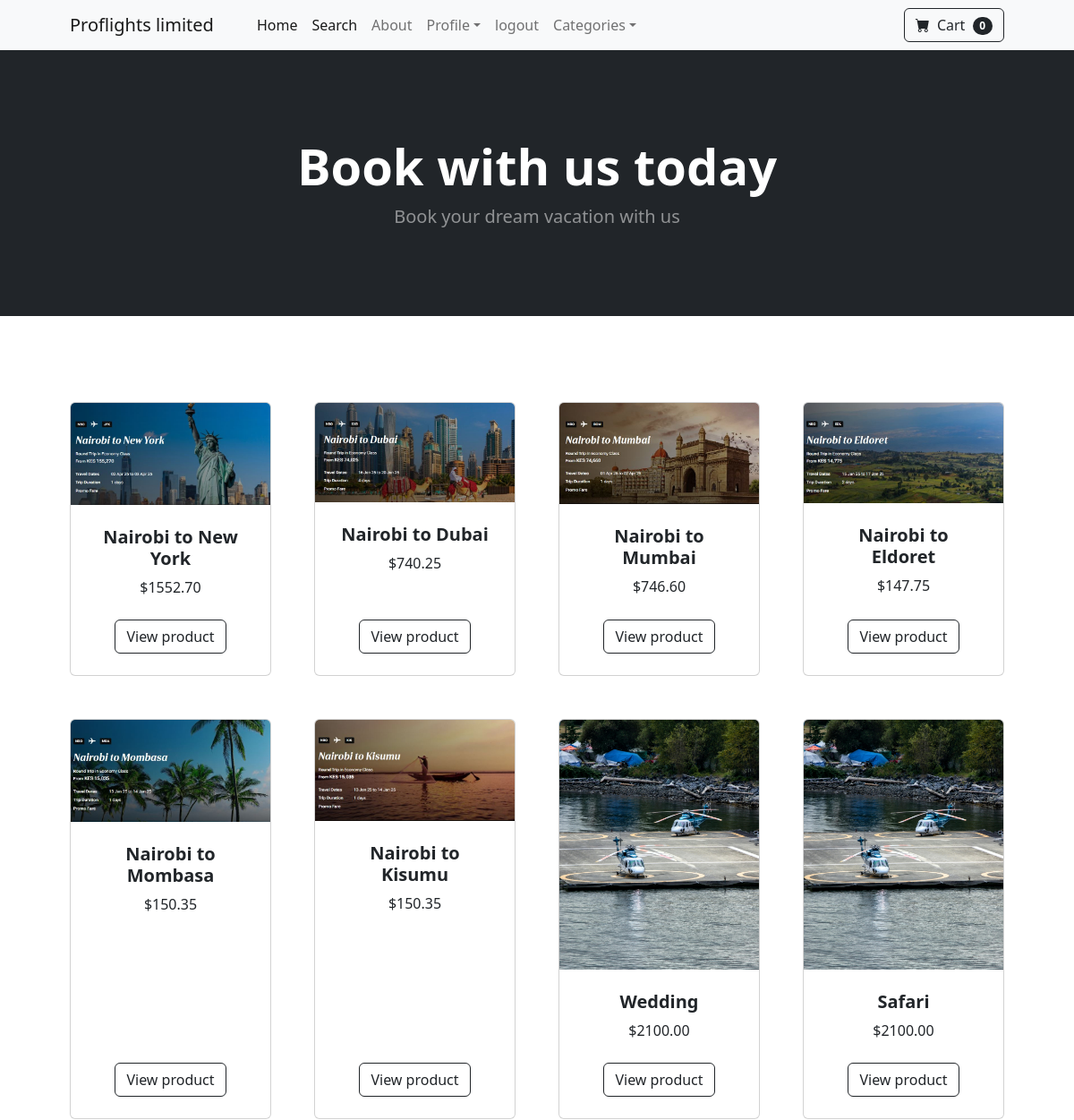
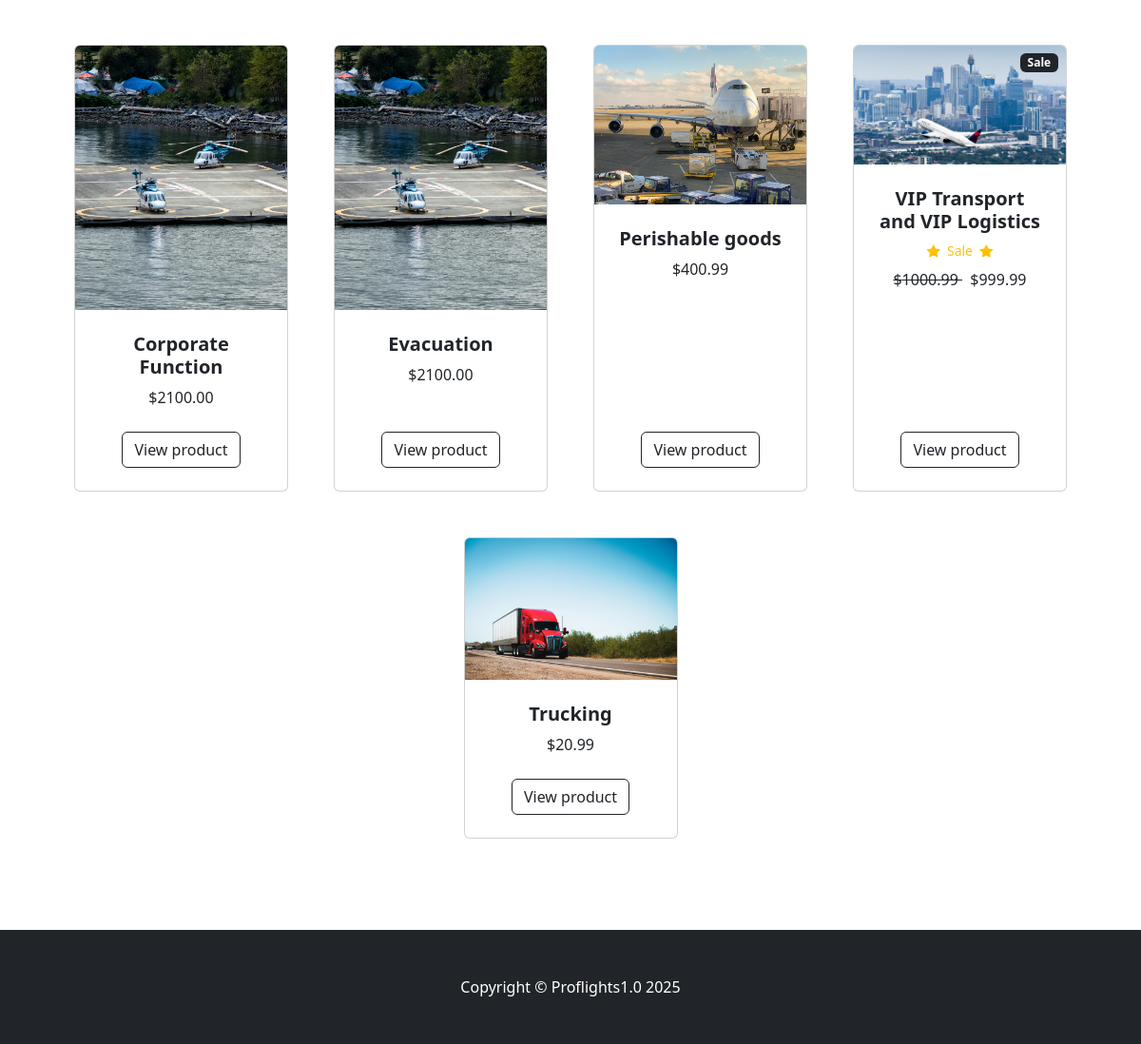
/ (signed in), run on the app's committed database (2 pictures, top to bottom).
### store/models.py (models this page shows, shortened)
class Product(models.Model):
    name = models.CharField(max_length=100)
    price = models.DecimalField(default=0, decimal_places=2, max_digits=6)
    category = models.ForeignKey(Category, on_delete=models.CASCADE)
    description = models.CharField(max_length=250, default='', blank=True, null=True)
    image = models.ImageField(upload_to='uploads/product/')
    is_sale = models.BooleanField(default=False)
    sale_price = models.DecimalField(default=0, decimal_places=2, max_digits=6)

### store/views.py (the view)
# urls.py: path('', views.home,name='home'),
def home(request):
    products = Product.objects.all()
    return render(request, 'home.html',{'products': products})

### cart/cart.py (called while the page is built)
    def __len__(self):
        return len(self.cart)

### cart/context_processors.py (called while the page is built)
def cart(request):
    return{'cart': Cart(request)}

### store/templates/home.html
{% extends 'base.html' %}
{% block content %}
        <header class="bg-dark py-5">
            <div class="container px-4 px-lg-5 my-5">
                <div class="text-center text-white">
                    <h1 class="display-4 fw-bolder">Book with us today</h1>
                    <p class="lead fw-normal text-white-50 mb-0">Book your dream vacation with us</p>
                </div>
            </div>
        </header>
    <section class="py-5">
        <div class="container px-4 px-lg-5 mt-5">
            <div class="row gx-4 gx-lg-5 row-cols-2 row-cols-md-3 row-cols-xl-4 justify-content-center">
            {% for product in products %}
                {% if product.is_sale %}
                    <div class="col mb-5">
                        <div class="card h-100">
                            <div class="badge bg-dark text-white position-absolute " style="top:0.5rem; right:0.5rem">Sale</div>
                            <img class="card-img-top" src="{{ product.image.url }}" alt="..." />
                            <div class="card-body p-4">
                                <div class="text-center">
                                    <h5 class="fw-bolder">{{ product.name}}</h5>
                                     <div class="d-flex justify-content-center small text-warning mb-2">
                                        <div class="bi-star-fill"></div>
                                        &nbsp;&nbsp;Sale&nbsp;&nbsp;
                                        <div class="bi-star-fill"></div>
                                     </div>
                                    <strike>
                                    ${{ product.price }}
                                    </strike>
                                    &nbsp;
                                    ${{ product.sale_price }}
                                </div>
                            </div>
                            <div class="card-footer p-4 pt-0 border-top-0 bg-transparent">
                                <div class="text-center"><a class="btn btn-outline-dark mt-auto" href="{% url 'product' product.id %}">View product</a></div>
                            </div>
                        </div>
                    </div>
                {% else %}
                    <div class="col mb-5">
                        <div class="card h-100">
                            <img class="card-img-top" src="{{ product.image.url}}" alt="..." />
                            <div class="card-body p-4">
                                <div class="text-center">
                                    <h5 class="fw-bolder">{{ product.name}}</h5>
                                    ${{ product.price }}
                                </div>
                            </div>
                            <div class="card-footer p-4 pt-0 border-top-0 bg-transparent">
                                <div class="text-center"><a class="btn btn-outline-dark mt-auto" href="{% url 'product' product.id %}">View product</a></div>
                            </div>
                        </div>
                    </div>
                {% endif %}
            {% endfor %}
            </div>
        </div>
    </section>
{% endblock %}

### data on the page
Product: image (picture), name "Nairobi to New York", price "1552.70"
Product: image (picture), name "Nairobi to Dubai", price "740.25"
Product: image (picture), name "Nairobi to Mumbai", price "746.60"
Product: image (picture), name "Nairobi to Eldoret", price "147.75"
Product: image (picture), name "Nairobi to Mombasa", price "150.35"
Product: image (picture), name "Nairobi to Kisumu", price "150.35"
Product: image (picture), name "Wedding", price "2100.00"
Product: image (picture), name "Safari", price "2100.00"
Product: image (picture), name "Corporate Function", price "2100.00"
Product: image (picture), name "Evacuation", price "2100.00"
Product: image (picture), name "Perishable goods", price "400.99"
Product: image (picture), name "VIP Transport and VIP Logistics", price "1000.99", sale_price "999.99"
Product: image (picture), name "Trucking", price "20.99"

### other printed values
{{ cart|length }} "0"
